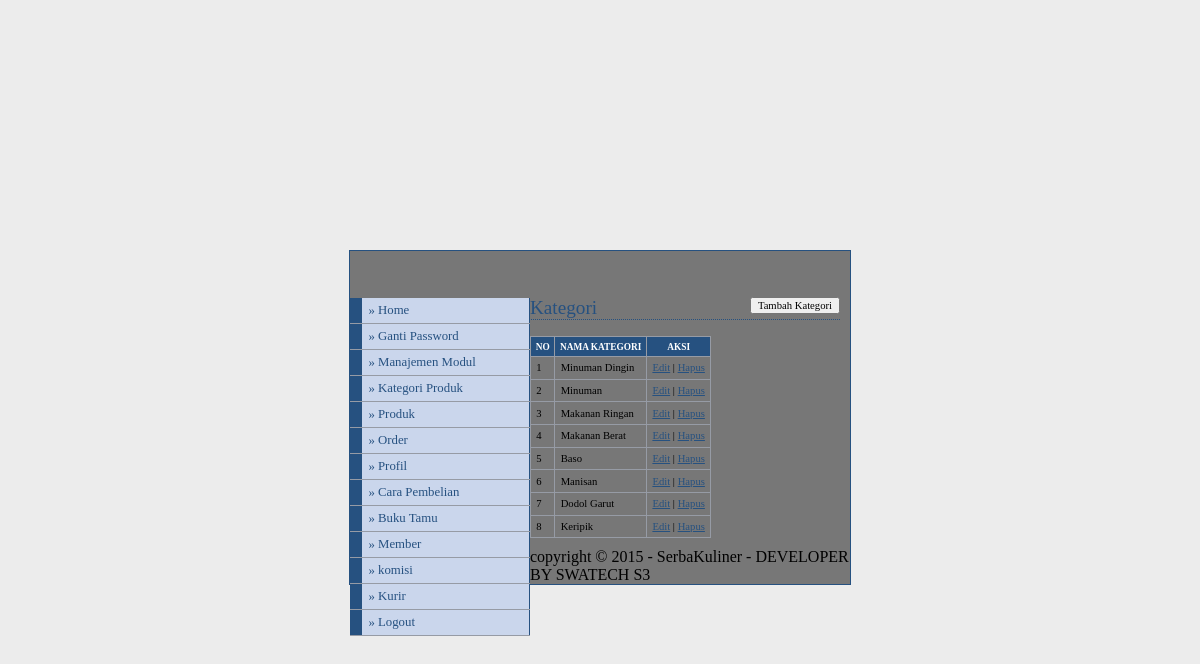
The page /web/input_supplier/media3.php?module=kategori (signed in) on the database its author committed.
### tables this page shows
CREATE TABLE IF NOT EXISTS `modul` (
`id_modul` int(5) NOT NULL,
  `nama_modul` varchar(50) NOT NULL,
  `link` varchar(100) NOT NULL,
  `static_content` text NOT NULL,
  `gambar` varchar(100) NOT NULL,
  `status` enum('user','admin') NOT NULL,
  `aktif` enum('Y','N') NOT NULL,
  `urutan` int(5) NOT NULL
);

CREATE TABLE IF NOT EXISTS `kategori` (
`id_kategori` int(5) NOT NULL,
  `nama_kategori` varchar(100) NOT NULL,
  `kategori_seo` varchar(100) NOT NULL
);

### web/input_supplier/modul/mod_kategori/kategori.php (the view, shortened to what this page needs)
<?php
$aksi="modul/mod_kategori/aksi_kategori.php";
switch($_GET[act]){
  default:
    echo "<h2>Kategori <input style='float:right' type=button value='Tambah Kategori'
          onclick=\"window.location.href='?module=kategori&act=tambahkategori';\"></h2>
          <table class='data display datatable' id='example'>
		  <thead>
          <tr><th>no</th><th>nama kategori</th><th>aksi</th></tr></thead>
		  <tbody>
		  ";
    $tampil=mysql_query("SELECT * FROM kategori ORDER BY id_kategori DESC");
    $no=1;
    while ($r=mysql_fetch_array($tampil)){
       echo "<tr><td>$no</td>
             <td>$r[nama_kategori]</td>
             <td><a href=?module=kategori&act=editkategori&id=$r[id_kategori]>Edit</a> |
	               <a href='$aksi?module=kategori&act=hapus&id=$r[id_kategori]' onClick=\"return confirm('Apakah yakin akan menghapus data ini?')\">Hapus</a>
             </td></tr>";
      $no++;
    }
    echo "</tbody></table>";
    break;
}
?>

### web/input_supplier/menu.php (shortened to what this page needs)
<?php
if ($_SESSION[leveluser_admin]=='admin'){
  $sql=mysql_query("select * from modul where aktif='Y' order by urutan");
}
else{
  $sql=mysql_query("select * from modul where status='user' and aktif='Y' order by urutan");
}
while ($m=mysql_fetch_array($sql)){
  echo "<li><a href='$m[link]'>&#187; $m[nama_modul]</a></li>";
}
?>

### web/input_supplier/style.css (style rules this page uses)
body { font-family: Tahoma; text-align: center; background-color:#ECECEC; }
#menu li { width: 180px; border-bottom: 1px solid #969BA5; margin: 0; padding: 0; font-size: 80%; vertical-align: bottom; }
#menu a:link, #menu a:visited { display: block; padding: 5px 5px 5px 0.5em; border-left: 12px solid #265180; border-right: 1px solid #265180; background-color: #CAD6EC; color: #265180; text-decoration: none; }
a:link,a:visited { color:#265180; }
h2 { font: normal 120% Georgia; color: #265180; background-color: transparent; border-bottom: 1px dotted #265180; }
table { font-family: Tahoma; font-size: 8pt; border-width: 1px; border-style: solid; border-color: #999999; border-collapse: collapse; margin: 10px 0px; }
th { color: #FFFFFF; font-size: 7pt; text-transform: uppercase; text-align: center; padding: 0.5em; border-width: 1px; border-style: solid; border-color: #969BA5; border-collapse: collapse; background-color: #265180; }
td { padding: 0.5em; vertical-align: top; border-width: 1px; border-style: solid; border-color: #969BA5; border-collapse: collapse; }
input,textarea,select { font-family: Tahoma; font-size: 8pt; }

### rows shown on the page
modul: nama_modul "Ganti Password"
modul: nama_modul "Manajemen Modul"
modul: nama_modul "Kategori Produk"
modul: nama_modul "Produk"
modul: nama_modul "Order"
modul: nama_modul "Profil"
modul: nama_modul "Cara Pembelian"
modul: nama_modul "Buku Tamu"
modul: nama_modul "Member"
modul: nama_modul "komisi"
modul: nama_modul "Kurir"
kategori: nama_kategori "Minuman Dingin"
kategori: nama_kategori "Minuman"
kategori: nama_kategori "Makanan Ringan"
kategori: nama_kategori "Makanan Berat"
kategori: nama_kategori "Baso"
kategori: nama_kategori "Manisan"
kategori: nama_kategori "Dodol Garut"
kategori: nama_kategori "Keripik"
